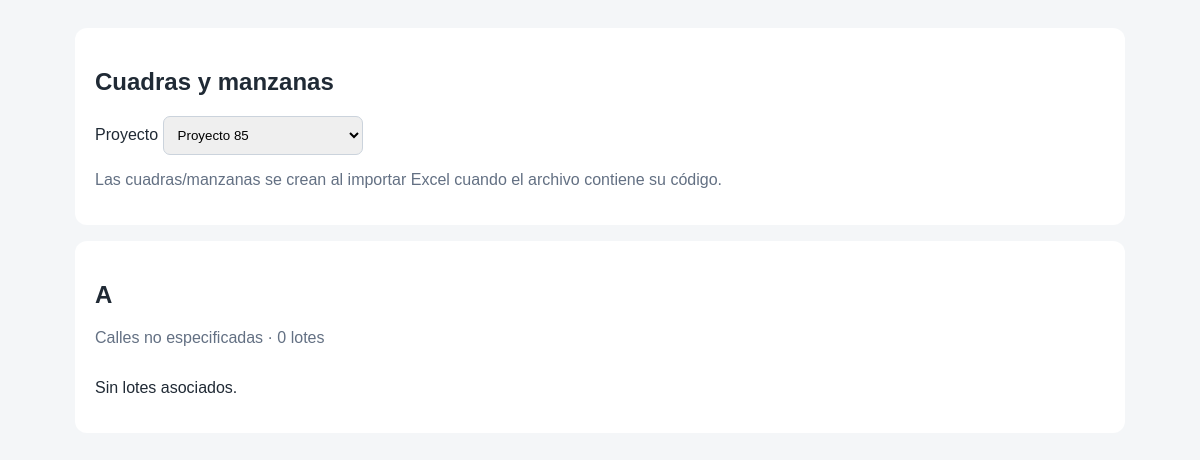
Page /cuadras/ (signed in) on the committed database.
### core/models.py (models this page shows, shortened)
class Block(models.Model):
    project = models.ForeignKey(Project, on_delete=models.CASCADE, related_name="blocks", verbose_name="Proyecto")
    code = models.CharField("Código de cuadra/manzana", max_length=30)
    name = models.CharField("Nombre visible", max_length=100, blank=True)
    streets = models.CharField("Calles relacionadas", max_length=250, blank=True)
    notes = models.TextField("Observaciones", blank=True)
    created_at = models.DateTimeField("Creado", auto_now_add=True)
    class Meta:
        ordering = ["project", "code"]
        constraints = [models.UniqueConstraint(fields=["project", "code"], name="unique_block_code_per_project")]
        verbose_name = "Cuadra o manzana"
        verbose_name_plural = "Cuadras y manzanas"

### core/gestion_lotes_views.py (the view)
# urls.py: path("cuadras/", lista_cuadras, name="lista_cuadras"),
@login_required
def lista_cuadras(request):
    projects = Project.objects.prefetch_related("blocks").all()
    selected_id = request.GET.get("project")
    selected_project = get_object_or_404(Project, pk=selected_id) if selected_id else projects.first()
    blocks = selected_project.blocks.prefetch_related("lots").all() if selected_project else []
    return render(request, "core/cuadras.html", {"projects": projects, "selected_project": selected_project, "blocks": blocks})

### core/templates/core/cuadras.html (shortened to what this page needs)
<!doctype html><html lang="es"><head></head><body><main class="wrap"><section class="card"><h1>Cuadras y manzanas</h1><form><label>Proyecto <select name="project" onchange="this.form.submit()">{% for p in projects %}<option value="{{ p.pk }}" {% if selected_project and selected_project.pk == p.pk %}selected{% endif %}>{{ p.name }}</option>{% endfor %}</select></label></form><p class="muted">Las cuadras/manzanas se crean al importar Excel cuando el archivo contiene su código.</p></section>{% if selected_project %}<div class="blocks">{% for b in blocks %}<section class="card"><h2>{{ b.name|default:b.code }}</h2><p class="muted">{{ b.streets|default:"Calles no especificadas" }} · {{ b.lots.count }} lotes</p><div class="lotgrid">{% for lot in b.lots.all %}<div class="lot" title="{{ lot.area_m2 }} m² · {{ lot.get_status_display }}">{{ lot.number }}</div>{% empty %}<p>Sin lotes asociados.</p>{% endfor %}</div></section>{% empty %}<section class="card">Todavía no hay cuadras cargadas para este proyecto. Puedes importarlas desde Excel.</section>{% endfor %}</div>{% endif %}</main></body></html>

### core/templates/core/cuadras.html (style rules this page uses)
body { font-family:Arial,sans-serif;background:#f4f6f8;color:#202a35;margin:0 }
.wrap { max-width:1050px;margin:28px auto;padding:0 16px }
.card { background:white;padding:20px;border-radius:12px;margin-bottom:16px }
select { padding:10px;border:1px solid #cbd3dc;border-radius:7px }
.blocks { display:grid;grid-template-columns:repeat(auto-fit,minmax(260px,1fr));gap:14px }
.lotgrid { display:grid;grid-template-columns:repeat(4,1fr);gap:6px }
.muted { color:#637083 }

### rows in the picture
Block: name "A", streets "Calles no especificadas", lots.count "0"

### other values in the picture
form field project "Proyecto 85"
